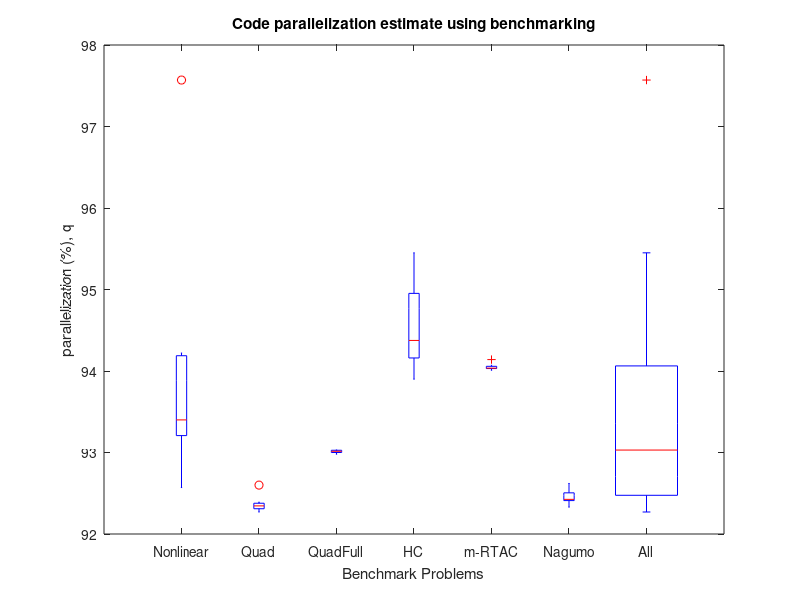

This chart was generated by the following MATLAB code:
number_of_problems = 6;
number_of_runs = 10;

problem_name = {"Nonlinear", "Quad", "QuadFull", "HC", "m-RTAC", "Nagumo", "All"};

data = struct();

for i = 1:(number_of_problems)
  data.(problem_name{i}) = dlmread("output.csv", ',', [i-1, 1, i-1, number_of_runs]);
endfor

data.All = dlmread("output.csv", ',', [0, 1, number_of_problems, number_of_runs])

cdata = struct2cell(data);

stats = boxplot(cdata);

set(gca (), "xtick", 1:(number_of_problems+1), "xticklabel", problem_name);
xlabel('Benchmark Problems');
ylabel('parallelization (%), q');
title('Code parallelization estimate using benchmarking');

